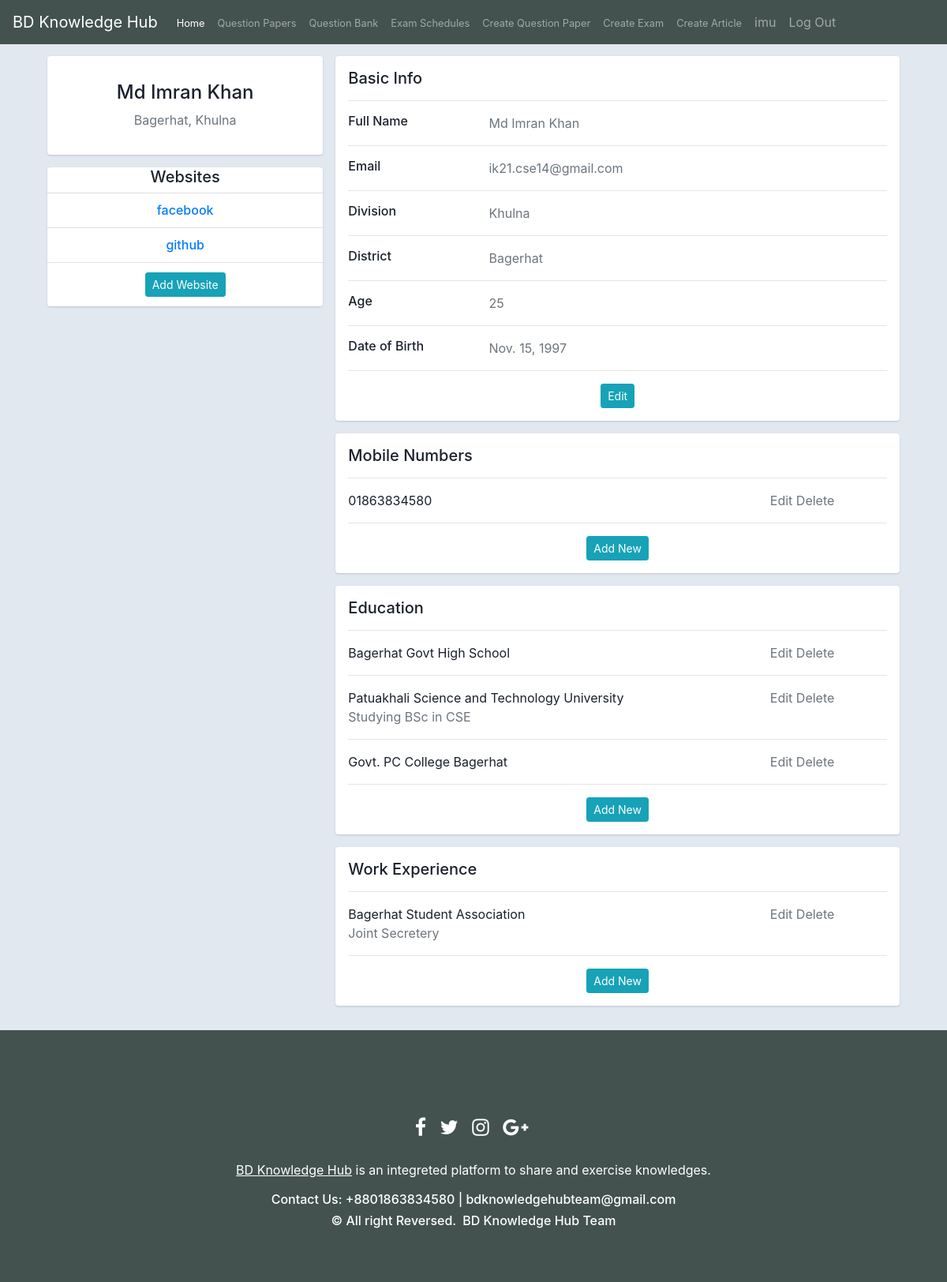
The app's page /member/ (signed in) with its own data.
### member/models.py (models this page shows, shortened)
class memberBasic(models.Model):
    username = models.OneToOneField(User,on_delete=models.CASCADE)
    firstName = models.CharField(max_length=100,null=True,blank=True )
    lastName = models.CharField(max_length=100,null=True,blank=True )
    memberProfilePhoto = models.ImageField(null=True,blank=True,upload_to="images/ProfilePhoto/")
    memberCoverPhoto = models.ImageField(null=True,blank=True,upload_to="images/CoverPhoto/")
    memberDivision = models.CharField(max_length=50,null=True,blank=True )
    memberDistrict = models.CharField(max_length=50,null=True,blank=True )
    memberBirthDate = models.DateField(blank=True,null=True)
    about = models.CharField(max_length=500, blank=True,null=True)
    followedMember = models.ManyToManyField(User, related_name="Friends")
    joinAt = models.DateField(blank=True,null=True)
    ownQuestions = models.ManyToManyField(mcqQuestion,related_name='ownQuestions',blank=True)
    def memberAge(self):
        today = date.today()
        birthDate = self.memberBirthDate
        return today.year-birthDate.year

class memberWebsite(models.Model):
    userName = models.ForeignKey(User, on_delete=models.CASCADE,blank=True,null=True )
    address = models.CharField(max_length=100,blank=True,null=True)
    type = models.ForeignKey(websiteType , on_delete=models.CASCADE,blank=True,null=True )

class websiteType(models.Model):
    name = models.CharField(max_length=30,blank=True,null=True)
    websitelogo = models.ImageField(upload_to="logo/website/")

class memberPhoneNumber(models.Model):
    userName = models.ForeignKey(User, on_delete=models.CASCADE,blank=True,null=True )
    phoneNumber = models.CharField(max_length=200,blank=True,null=True)

class memberInstitution(models.Model):
    userName = models.ForeignKey(User, on_delete=models.CASCADE,blank=True,null=True )
    institutionName = models.CharField(max_length=200,blank=True,null=True)
    about = models.CharField(max_length=500,blank=True,null=True)

class memberWorking(models.Model):
    userName = models.ForeignKey(User, on_delete=models.CASCADE,blank=True,null=True )
    workingPlace = models.CharField(max_length=100,blank=True,null=True)
    about = models.CharField(max_length=500,blank=True,null=True)

### member/views.py (the view)
# urls.py: path('', views.profile, name='profile'),
def profile(request):
    if request.user.is_authenticated:
        member = []
        if memberBasic.objects.filter(username=request.user).first():
            member = memberBasic.objects.get(username=request.user)
        else:
            Obj = memberBasic.objects.create(username=request.user)
            Obj.save()
            member = Obj
        memberPhone = []
        if memberPhoneNumber.objects.filter(userName=request.user).first():
            memberPhone = memberPhoneNumber.objects.all().filter(userName=request.user)
        else:
            pass
        institution  = []
        if memberInstitution.objects.filter(userName=request.user).first():
            institution = memberInstitution.objects.all().filter(userName=request.user)
        else:
            pass
        company  = []
        if memberWorking.objects.filter(userName=request.user).first():
            company = memberWorking.objects.all().filter(userName=request.user)
        else:
            pass
        website = []
        if memberWebsite.objects.filter(userName = request.user).first():
            website = memberWebsite.objects.all().filter(userName=request.user)
        else:
            pass
        params={'member':member,'memberPhone':memberPhone,'institution':institution, 'company':company, 'website':website }
        return render(request,'profile.html',params)
    else:
       return redirect('logIn')

### member/templates/profile.html (shortened to what this page needs)
{% extends 'base.html' %}
{% load static %}
{% block body %}
<body>
    <div class="container">
        <div class="main-body">
            <div class="row gutters-sm">
                <div class="col-md-4 mb-3">
                    <div class="card">
                        <div class="card-body">
                            <div class="d-flex flex-column align-items-center text-center">
                                <div class="mt-3">
                                    <h4>{{member.firstName}} {{member.lastName}}</h4>
                                    <p class="text-muted font-size-sm">{{member.memberDistrict}}, {{member.memberDivision}}</p>
                                </div>
                            </div>
                        </div>
                    </div>
                    <div class="card mt-3">
                        <ul class="list-group list-group-flush">
                            <h5 class='text-center'>Websites</h5>
                            {% for web in website %}
                            <li class="list-group-item d-flex justify-content-center align-items-center flex-wrap text-center">
                                <h6 class="mb-0"><a href="{{web.address}}">{{web.type.name}}</a> </h6>
                            </li>
                            {% endfor %}
                            <li class="list-group-item d-flex justify-content-center align-items-center flex-wrap">
                                <a class="btn btn-info btn-sm" target="__blank" href="{% url 'websiteAdd' %}">Add Website </a>
                            </li>
                        </ul>
                    </div>
                </div>
                <div class="col-md-8">
                    <div class="card mb-3">
                        <div class="card-body">
                            <h5>Basic Info</h5>
                            <hr>
                            {% if member.firstName and member.lastName %}
                            <div class="row">
                                <div class="col-sm-3">
                                    <h6 class="mb-0">Full Name</h6>
                                </div>
                                <div class="col-sm-9 text-secondary">
                                    {{member.firstName}} {{member.lastName}}
                                </div>
                            </div>
                            <hr>
                            {% endif %}
                            <div class="row">
                                <div class="col-sm-3">
                                    <h6 class="mb-0">Email</h6>
                                </div>
                                <div class="col-sm-9 text-secondary">
                                    {{member.username.email}}
                                </div>
                            </div>
                            <hr>
                            {% if member.memberDivision %}
                            <div class="row">
                                <div class="col-sm-3">
                                    <h6 class="mb-0">Division</h6>
                                </div>
                                <div class="col-sm-9 text-secondary">
                                    {{member.memberDivision}}
                                </div>
                            </div>
                            <hr>
                            {% endif %}
                            {% if member.memberDistrict %}
                            <div class="row">
                                <div class="col-sm-3">
                                    <h6 class="mb-0">District</h6>
                                </div>
                                <div class="col-sm-9 text-secondary">
                                    {{member.memberDistrict}}
                                </div>
                            </div>
                            <hr>
                            {% endif %}
                            {% if member.memberBirthDate %}
                            <div class="row">
                                <div class="col-sm-3">
                                    <h6 class="mb-0">Age</h6>
                                </div>
                                <div class="col-sm-9 text-secondary">
                                    {{member.memberAge}}
                                </div>
                            </div>
                            <hr>
                            {% endif %}
                            {% if member.memberBirthDate %}
                            <div class="row">
                                <div class="col-sm-3">
                                    <h6 class="mb-0">Date of Birth</h6>
                                </div>
                                <div class="col-sm-9 text-secondary">
                                    {{member.memberBirthDate}}
                                </div>
                            </div>
                            <hr>
                            {% endif %}
                            <div class="d-flex justify-content-center align-items-center ">
                                <a class="btn btn-info btn-sm" target="__blank" href="{% url 'profileEdit' %}">Edit</a>
                            </div>
                        </div>
                    </div>
                    <div class="card mb-3">
                        <div class="card-body">
                            <h5>Mobile Numbers</h5>
                            <hr>
                            {% for phone in memberPhone %}
                            <div class="row">
                                <div class="col-sm-9 ">
                                    {{phone.phoneNumber}}
                                </div>
                                <div class="col-sm-3">
                                    <a class="mb-0 text-secondary" href="phoneEdit?phoneid={{phone.id}}">Edit</a> <a
                                        class="mb-0 text-secondary" href="phoneDelete?phoneid={{phone.id}}">Delete</a>
                                </div>
                            </div>
                            <hr>
                            {% endfor %}
                            <div class="d-flex justify-content-center align-items-center ">
                                <a class="btn btn-info btn-sm" target="__blank" href="{% url 'phoneAdd' %}">Add New </a>
                            </div>
                        </div>
                    </div>
                    <div class="card mb-3">
                        <div class="card-body">
                            <h5>Education</h5>
                            <hr>
                            {% for academy in institution %}
                            <div class="row">
                                <div class="col-sm-9 ">
                                    {{academy.institutionName}}
                                </div>
                                <div class="col-sm-3">
                                    <a class="mb-0 text-secondary"
                                        href="educationEdit?educationid={{academy.id}}">Edit</a> <a
                                        class="mb-0 text-secondary"
                                        href="educationDelete?educationid={{academy.id}}">Delete</a>
                                </div>
                                {% if academy.about %}
                                <div class="col-sm-12 text-secondary">
                                    {{academy.about}}
                                </div>
                                {% endif %}
                            </div>
                            <hr>
                            {% endfor %}
                            <div class="d-flex justify-content-center align-items-center ">
                                <a class="btn btn-info btn-sm" target="__blank" href="{% url 'educationAdd' %}">Add New </a>
                            </div>
                        </div>
                    </div>
                    <div class="card mb-3">
                        <div class="card-body">
                            <h5>Work Experience</h5>
                            <hr>
                            {% for comp in company %}
                            <div class="row">
                                <div class="col-sm-9 ">
                                    {{comp.workingPlace}}
                                </div>
                                <div class="col-sm-3">
                                    <a class="mb-0 text-secondary" href="workEdit?workid={{comp.id}}">Edit</a> <a
                                        class="mb-0 text-secondary" href="workDelete?workid={{comp.id}}">Delete</a>
                                </div>
                                {% if comp.about %}
                                <div class="col-sm-12 text-secondary">
                                    {{comp.about}}
                                </div>
                                {% endif %}
                            </div>
                            <hr>
                            {% endfor %}
                            <div class="d-flex justify-content-center align-items-center ">
                                <a class="btn btn-info btn-sm" target="__blank" href="{% url 'workAdd' %}">Add New </a>
                            </div>
                        </div>
                    </div>
                </div>
            </div>
        </div>
    </div>
</body>
{% endblock %}

### member/templates/base.html (shortened to what this page needs)
<!doctype html>
{% load static %}
<html lang="en">
<head>
  <link rel="stylesheet" href="https://stackpath.bootstrapcdn.com/bootstrap/4.4.1/css/bootstrap.min.css"
>
</head>
<body>
  <nav class="navbar navbar-expand-lg sticky-top   navbar-dark " style="background-color:rgb(67, 82, 79)">
    <a class="navbar-brand" href="{% url 'home' %}">BD Knowledge Hub</a>
    <div class="collapse navbar-collapse" id="navbarNav">
      <ul class="navbar-nav">
        <li class="nav-item active">
          <a class="nav-link" href="{% url 'home' %}"><small>Home </small><span class="sr-only">(current)</span></a>
        </li>
        <li class="nav-item">
          <a class="nav-link" href="{% url 'quesPaperList' %}"><small>Question Papers</small></a>
        </li>
        <li class="nav-item">
          <a class="nav-link" href="{% url 'quesList' %}"><small>Question Bank</small></a>
        </li>
        <li class="nav-item">
          <a class="nav-link" href="{% url 'sheduledExam' %}"><small>Exam Schedules</small></a>
        </li>
        <li class="nav-item">
          <a class="nav-link" href="{% url 'createQuesPaper' %}"><small>Create Question Paper</small></a>
        </li>
        <li class="nav-item">
          <a class="nav-link" href="{% url 'createExam' %}"><small>Create Exam</small></a>
        </li>
        <li class="nav-item">
          <a class="nav-link" href="{% url 'add_post' %}"><small>Create Article</small></a>
        </li>
        {% if user.is_authenticated %}
        <li class="nav-item">
          <a class="nav-link " href="{% url 'profile' %}">{{user.username}}</a>
        </li>
        <a class="nav-link  " href="{% url 'logOut' %}">Log Out</a>
        {% endif%}
      </ul>
    </div>
  </nav>
  {% block body %}
  {% endblock %}
  <section id="footer">
    <div class="container">
      <div class="row">
        <div class="col-xs-12 col-sm-12 col-md-12 mt-2 mt-sm-5">
          <ul class="list-unstyled list-inline social text-center">
            <li class="list-inline-item"><a href="https://www.facebook.com"><i class="fa fa-facebook"></i></a></li>
            <li class="list-inline-item"><a href="https://www.twitter.com"><i class="fa fa-twitter"></i></a></li>
            <li class="list-inline-item"><a href="https://www.instagram.com"><i class="fa fa-instagram"></i></a></li>
            <li class="list-inline-item"><a href="https://www.google.com"><i class="fa fa-google-plus"></i></a></li>
          </ul>
        </div>
      </div>
      <div class="row">
        <div class="col-xs-12 col-sm-12 col-md-12 mt-2 mt-sm-2 text-center text-white">
          <p><u><a href="https://www.nationaltransaction.com/">BD Knowledge Hub</a></u> is an integreted platform to
            share and exercise knowledges.</p>
            <p class="h6">Contact Us: +8801863834580 | bdknowledgehubteam@gmail.com</p>
          <p class="h6">© All right Reversed.<a class="text-green ml-2" href="{% url 'home' %}" target="_blank">BD
              Knowledge Hub Team</a></p>
        </div>
      </div>
    </div>
  </section>
</body>
</html>

### records on screen
memberBasic: firstName "Md Imran", lastName "Khan", memberDistrict "Bagerhat", memberDivision "Khulna", username.email "ik21.cse14@gmail.com", memberAge "25", memberBirthDate "Nov. 15, 1997"
memberWebsite: type.name "facebook"
memberWebsite: type.name "github"
memberPhoneNumber: phoneNumber "01863834580"
memberInstitution: institutionName "Bagerhat Govt High School"
memberInstitution: institutionName "Patuakhali Science and Technology University", about "Studying BSc in CSE"
memberInstitution: institutionName "Govt. PC College Bagerhat"
memberWorking: workingPlace "Bagerhat Student Association", about "Joint Secretery"

### other values on screen
{{ user.username }} "imu"
